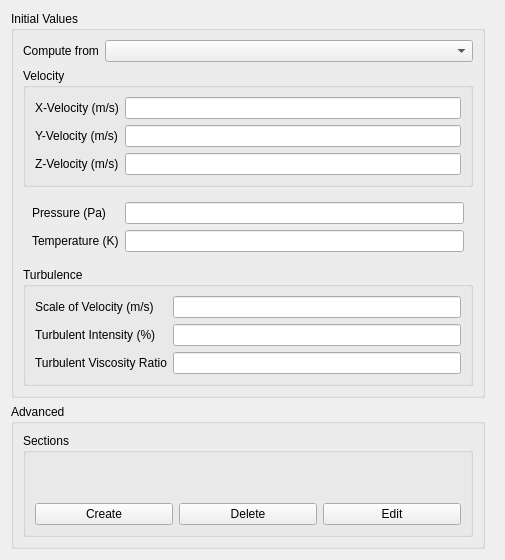
<?xml version="1.0" encoding="UTF-8"?>
<ui version="4.0">
 <class>initializationWidget</class>
 <widget class="QWidget" name="initializationWidget">
  <property name="geometry">
   <rect>
    <x>0</x>
    <y>0</y>
    <width>505</width>
    <height>560</height>
   </rect>
  </property>
  <property name="windowTitle">
   <string>Form</string>
  </property>
  <layout class="QVBoxLayout" name="verticalLayout_4">
   <item>
    <widget class="QScrollArea" name="scrollArea">
     <property name="frameShape">
      <enum>QFrame::NoFrame</enum>
     </property>
     <property name="horizontalScrollBarPolicy">
      <enum>Qt::ScrollBarAlwaysOff</enum>
     </property>
     <property name="widgetResizable">
      <bool>true</bool>
     </property>
     <widget class="QWidget" name="scrollAreaWidgetContents">
      <property name="geometry">
       <rect>
        <x>0</x>
        <y>0</y>
        <width>487</width>
        <height>542</height>
       </rect>
      </property>
      <layout class="QVBoxLayout" name="verticalLayout_5">
       <property name="leftMargin">
        <number>0</number>
       </property>
       <property name="topMargin">
        <number>0</number>
       </property>
       <property name="rightMargin">
        <number>9</number>
       </property>
       <property name="bottomMargin">
        <number>0</number>
       </property>
       <item>
        <widget class="QGroupBox" name="groupBox_1">
         <property name="title">
          <string>Initial Values</string>
         </property>
         <layout class="QVBoxLayout" name="initialValuesLayout">
          <item>
           <widget class="QWidget" name="widget" native="true">
            <layout class="QHBoxLayout" name="horizontalLayout_2" stretch="0,1">
             <property name="leftMargin">
              <number>0</number>
             </property>
             <property name="topMargin">
              <number>0</number>
             </property>
             <property name="rightMargin">
              <number>0</number>
             </property>
             <property name="bottomMargin">
              <number>0</number>
             </property>
             <item>
              <widget class="QLabel" name="label">
               <property name="text">
                <string>Compute from</string>
               </property>
              </widget>
             </item>
             <item>
              <widget class="QComboBox" name="computeFrom"/>
             </item>
            </layout>
           </widget>
          </item>
          <item>
           <widget class="QGroupBox" name="groupBox_2">
            <property name="title">
             <string>Velocity</string>
            </property>
            <layout class="QFormLayout" name="formLayout">
             <item row="0" column="0">
              <widget class="QLabel" name="label_2">
               <property name="text">
                <string>X-Velocity (m/s)</string>
               </property>
              </widget>
             </item>
             <item row="0" column="1">
              <widget class="QLineEdit" name="xVelocity"/>
             </item>
             <item row="1" column="0">
              <widget class="QLabel" name="label_3">
               <property name="text">
                <string>Y-Velocity (m/s)</string>
               </property>
              </widget>
             </item>
             <item row="1" column="1">
              <widget class="QLineEdit" name="yVelocity"/>
             </item>
             <item row="2" column="0">
              <widget class="QLabel" name="label_4">
               <property name="text">
                <string>Z-Velocity (m/s)</string>
               </property>
              </widget>
             </item>
             <item row="2" column="1">
              <widget class="QLineEdit" name="zVelocity"/>
             </item>
            </layout>
           </widget>
          </item>
          <item>
           <widget class="QWidget" name="properties" native="true">
            <layout class="QFormLayout" name="formLayout_2">
             <item row="0" column="0">
              <widget class="QLabel" name="label_5">
               <property name="text">
                <string>Pressure (Pa)</string>
               </property>
              </widget>
             </item>
             <item row="0" column="1">
              <widget class="QLineEdit" name="pressure"/>
             </item>
             <item row="1" column="0">
              <widget class="QLabel" name="label_6">
               <property name="text">
                <string>Temperature (K)</string>
               </property>
              </widget>
             </item>
             <item row="1" column="1">
              <widget class="QLineEdit" name="temperature"/>
             </item>
            </layout>
           </widget>
          </item>
          <item>
           <widget class="QGroupBox" name="turbulence">
            <property name="title">
             <string>Turbulence</string>
            </property>
            <layout class="QFormLayout" name="formLayout_3">
             <item row="0" column="0">
              <widget class="QLabel" name="label_7">
               <property name="text">
                <string>Scale of Velocity (m/s)</string>
               </property>
              </widget>
             </item>
             <item row="0" column="1">
              <widget class="QLineEdit" name="scaleOfVelocity"/>
             </item>
             <item row="1" column="0">
              <widget class="QLabel" name="label_8">
               <property name="text">
                <string>Turbulent Intensity (%)</string>
               </property>
              </widget>
             </item>
             <item row="1" column="1">
              <widget class="QLineEdit" name="turbulentIntensity"/>
             </item>
             <item row="2" column="0">
              <widget class="QLabel" name="label_9">
               <property name="text">
                <string>Turbulent Viscosity Ratio</string>
               </property>
              </widget>
             </item>
             <item row="2" column="1">
              <widget class="QLineEdit" name="turbulentViscosityRatio"/>
             </item>
            </layout>
           </widget>
          </item>
         </layout>
        </widget>
       </item>
       <item>
        <widget class="QGroupBox" name="advanced">
         <property name="title">
          <string>Advanced</string>
         </property>
         <layout class="QVBoxLayout" name="verticalLayout_2">
          <item>
           <widget class="QGroupBox" name="sections">
            <property name="title">
             <string>Sections</string>
            </property>
            <layout class="QVBoxLayout" name="verticalLayout_3">
             <item>
              <widget class="QWidget" name="sectionList" native="true">
               <layout class="QVBoxLayout" name="sectionListLayout">
                <item>
                 <spacer name="verticalSpacer">
                  <property name="orientation">
                   <enum>Qt::Vertical</enum>
                  </property>
                  <property name="sizeHint" stdset="0">
                   <size>
                    <width>20</width>
                    <height>0</height>
                   </size>
                  </property>
                 </spacer>
                </item>
               </layout>
              </widget>
             </item>
             <item>
              <widget class="QWidget" name="widget_3" native="true">
               <layout class="QHBoxLayout" name="horizontalLayout">
                <property name="leftMargin">
                 <number>0</number>
                </property>
                <property name="topMargin">
                 <number>0</number>
                </property>
                <property name="rightMargin">
                 <number>0</number>
                </property>
                <property name="bottomMargin">
                 <number>0</number>
                </property>
                <item>
                 <widget class="QPushButton" name="create">
                  <property name="text">
                   <string>Create</string>
                  </property>
                 </widget>
                </item>
                <item>
                 <widget class="QPushButton" name="delete_">
                  <property name="text">
                   <string>Delete</string>
                  </property>
                 </widget>
                </item>
                <item>
                 <widget class="QPushButton" name="edit">
                  <property name="text">
                   <string>Edit</string>
                  </property>
                 </widget>
                </item>
               </layout>
              </widget>
             </item>
            </layout>
           </widget>
          </item>
         </layout>
        </widget>
       </item>
      </layout>
     </widget>
    </widget>
   </item>
  </layout>
 </widget>
 <resources/>
 <connections/>
</ui>
